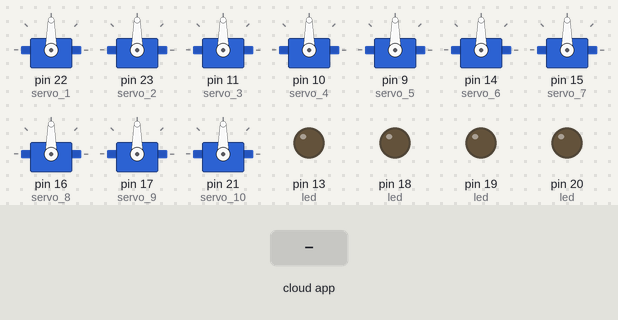
The sketch below on a simulated Arduino Mega 2560, built with avr-gcc and run on an emulated ATmega2560. On the bench: 10 × servo, output pins drawn as LEDs (lit = HIGH). The test bench sets the inputs (shaded band). The ROS host is connected and sends only what is stated; pins used as bus, display or sensor lines are not drawn.

Above: at 1.2 s.
1.3 s: the phone or cloud app sets servo_1 to 0
At 1.8 s:
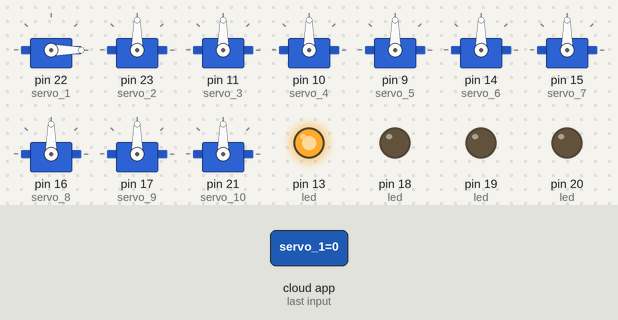
2.8 s: the phone or cloud app sets servo_2 to 0
At 4.0 s:
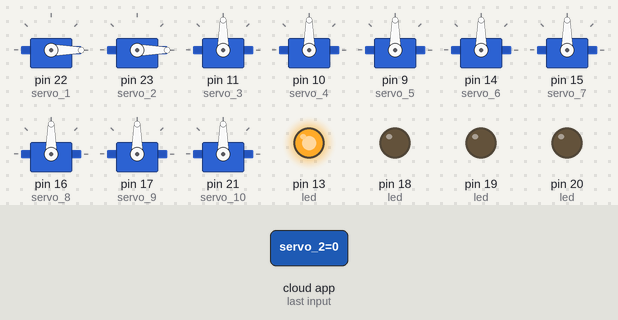
4.3 s: the phone or cloud app sets servo_3 to 0
At 5.2 s:
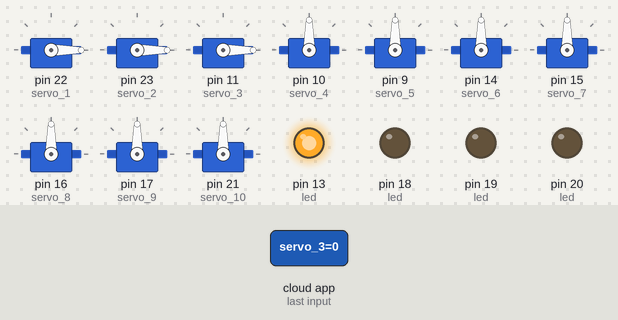
5.8 s: the phone or cloud app sets servo_4 to 0
At 6.4 s:
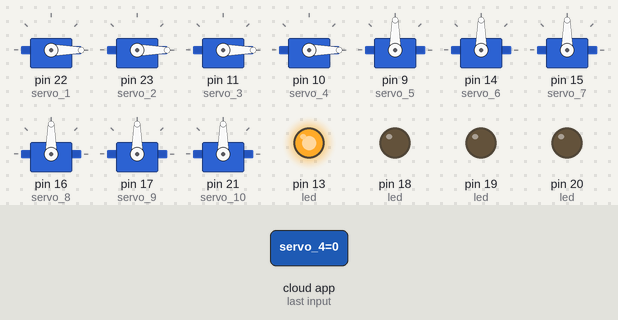
7.3 s: the phone or cloud app sets servo_5 to 0
At 8.5 s:
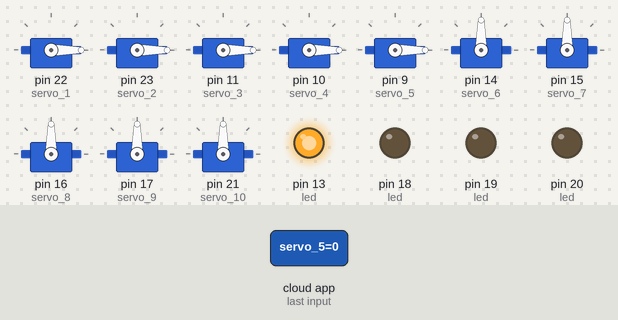
8.8 s: the phone or cloud app sets servo_6 to 0
At 9.8 s:
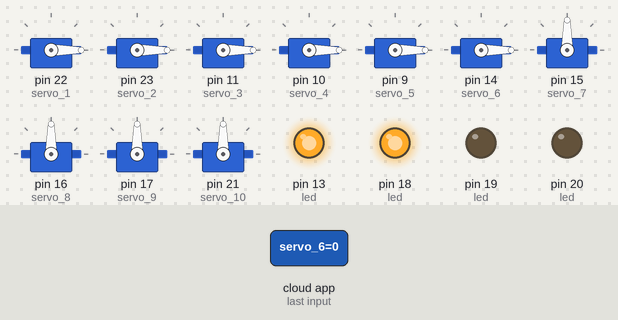
Timing chart, 0 to 11.3 s (numbered marks = the images above; inputs shaded):
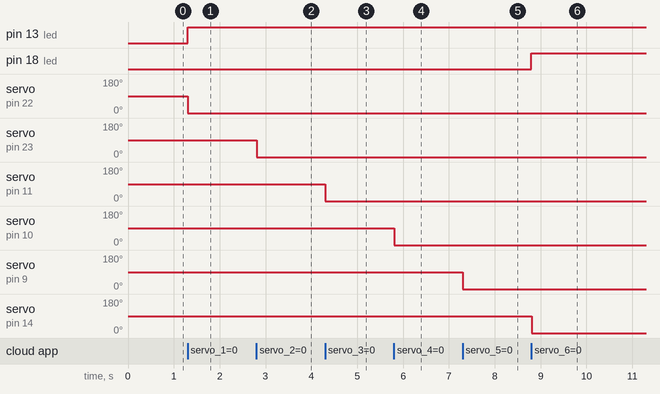

The sketch:

multi-servos.ino
```cpp
/*
 * rosserial Servo Control Example
 *
 * This sketch demonstrates the control of hobby R/C servos
 * using ROS and the arduiono
 *
 * For the full tutorial write up, visit
 * www.ros.org/wiki/rosserial_arduino_demos
 *
 * For more information on the Arduino Servo Library
 * Checkout :
 * http://www.arduino.cc/en/Reference/Servo
 */

#if defined(ARDUINO) && ARDUINO >= 100
  #include "Arduino.h"
#else
  #include <WProgram.h>
#endif

#include <Servo.h>
#include <ros.h>
#include <std_msgs/UInt16.h>

ros::NodeHandle  nh;

Servo servo_1;
Servo servo_2;
Servo servo_3;
Servo servo_4;
Servo servo_5;
Servo servo_6;
Servo servo_7;
Servo servo_8;
Servo servo_9;
Servo servo_10;

void servo_cb_1( const std_msgs::UInt16& cmd_msg){
  servo_1.write(cmd_msg.data); //set servo angle, should be from 0-180
  digitalWrite(13, HIGH-digitalRead(13));  //toggle led
}

void servo_cb_2( const std_msgs::UInt16& cmd_msg){
  servo_2.write(cmd_msg.data); //set servo angle, should be from 0-180
  digitalWrite(14, HIGH-digitalRead(14));  //toggle led
}

void servo_cb_3( const std_msgs::UInt16& cmd_msg){
  servo_3.write(cmd_msg.data); //set servo angle, should be from 0-180
  digitalWrite(15, HIGH-digitalRead(15));  //toggle led
}

void servo_cb_4( const std_msgs::UInt16& cmd_msg){
  servo_4.write(cmd_msg.data); //set servo angle, should be from 0-180
  digitalWrite(16, HIGH-digitalRead(16));  //toggle led
}

void servo_cb_5( const std_msgs::UInt16& cmd_msg){
  servo_5.write(cmd_msg.data); //set servo angle, should be from 0-180
  digitalWrite(17, HIGH-digitalRead(17));  //toggle led
}

void servo_cb_6( const std_msgs::UInt16& cmd_msg){
  servo_6.write(cmd_msg.data); //set servo angle, should be from 0-180
  digitalWrite(18, HIGH-digitalRead(18));  //toggle led
}

void servo_cb_7( const std_msgs::UInt16& cmd_msg){
  servo_7.write(cmd_msg.data); //set servo angle, should be from 0-180
  digitalWrite(19, HIGH-digitalRead(19));  //toggle led
}

void servo_cb_8( const std_msgs::UInt16& cmd_msg){
  servo_8.write(cmd_msg.data); //set servo angle, should be from 0-180
  digitalWrite(20, HIGH-digitalRead(20));  //toggle led
}

void servo_cb_9( const std_msgs::UInt16& cmd_msg){
  servo_9.write(cmd_msg.data); //set servo angle, should be from 0-180
  digitalWrite(21, HIGH-digitalRead(21));  //toggle led
}

void servo_cb_10( const std_msgs::UInt16& cmd_msg){
  servo_10.write(cmd_msg.data); //set servo angle, should be from 0-180
  digitalWrite(22, HIGH-digitalRead(22));  //toggle led
}


ros::Subscriber<std_msgs::UInt16> sub_1("servo_1", servo_cb_1);
ros::Subscriber<std_msgs::UInt16> sub_2("servo_2", servo_cb_2);
ros::Subscriber<std_msgs::UInt16> sub_3("servo_3", servo_cb_3);
ros::Subscriber<std_msgs::UInt16> sub_4("servo_4", servo_cb_4);
ros::Subscriber<std_msgs::UInt16> sub_5("servo_5", servo_cb_5);
ros::Subscriber<std_msgs::UInt16> sub_6("servo_6", servo_cb_6);
ros::Subscriber<std_msgs::UInt16> sub_7("servo_7", servo_cb_7);
ros::Subscriber<std_msgs::UInt16> sub_8("servo_8", servo_cb_8);
ros::Subscriber<std_msgs::UInt16> sub_9("servo_9", servo_cb_9);
ros::Subscriber<std_msgs::UInt16> sub_10("servo_10", servo_cb_10);


void setup(){
  pinMode(13, OUTPUT);
  pinMode(14, OUTPUT);
  pinMode(15, OUTPUT);
  pinMode(16, OUTPUT);
  pinMode(17, OUTPUT);
  pinMode(18, OUTPUT);
  pinMode(19, OUTPUT);
  pinMode(20, OUTPUT);
  pinMode(21, OUTPUT);
  pinMode(22, OUTPUT);


  nh.initNode();
  nh.subscribe(sub_1);
  nh.subscribe(sub_2);
  nh.subscribe(sub_3);
  nh.subscribe(sub_4);
  nh.subscribe(sub_5);
  nh.subscribe(sub_6);
  nh.subscribe(sub_7);
  nh.subscribe(sub_8);
  nh.subscribe(sub_9);
  nh.subscribe(sub_10);


  servo_1.attach(22); //attach it to pin 22
  servo_2.attach(23); //attach it to pin 23
  servo_3.attach(11); //attach it to pin 11
  servo_4.attach(10); //attach it to pin 12
  servo_5.attach(9); //attach it to pin 13
  servo_6.attach(14); //attach it to pin 14
  servo_7.attach(15); //attach it to pin 15
  servo_8.attach(16); //attach it to pin 16
  servo_9.attach(17); //attach it to pin 17
  servo_10.attach(21); //attach it to pin 18

}

void loop(){
  nh.spinOnce();
  delay(1);
}
```

Measured:
- after the input at 1.3 s, pin 13 (led): LOW → HIGH at once; servo on pin 22 (servo_1): 90° → 0° at once
- after the input at 2.8 s, servo on pin 23 (servo_2): 90° → 0° at once
- after the input at 4.3 s, servo on pin 11 (servo_3): 90° → 0° at once
- after the input at 5.8 s, servo on pin 10 (servo_4): 90° → 0° at once
- after the input at 7.3 s, servo on pin 9 (servo_5): 90° → 0° at once
- after the input at 8.8 s, pin 18 (led): LOW → HIGH at once; servo on pin 14 (servo_6): 90° → 0° at once
